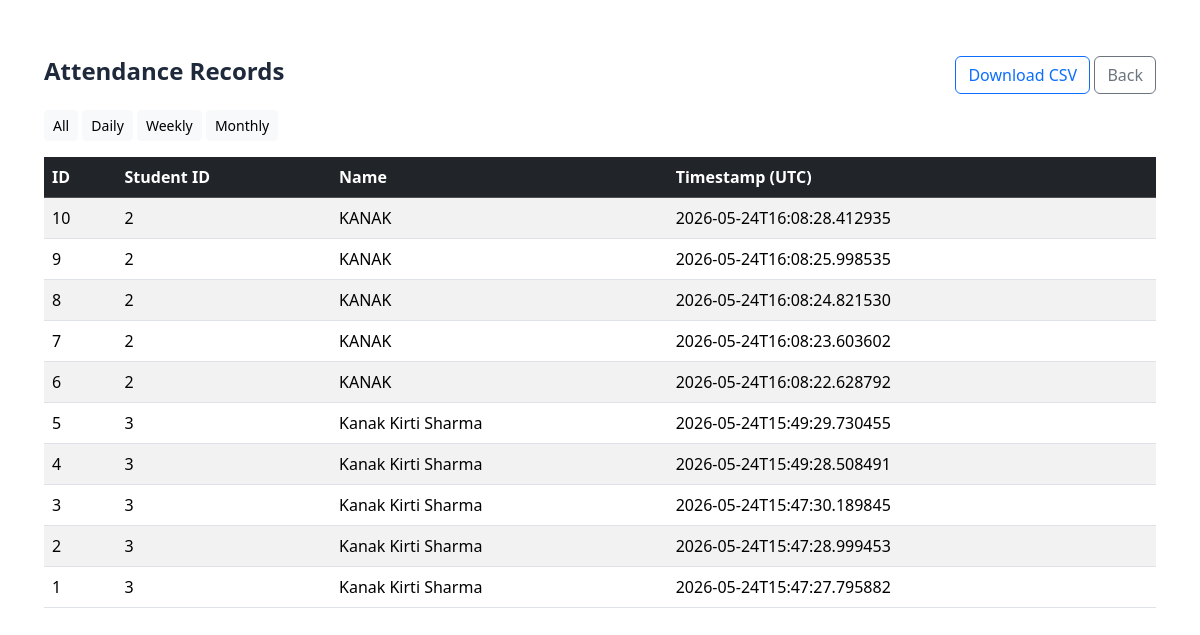
The page /attendance_record on the database its author committed.
### tables this page shows
CREATE TABLE attendance (
                    id INTEGER PRIMARY KEY AUTOINCREMENT,
                    student_id INTEGER,
                    name TEXT,
                    timestamp TEXT
                );

### app.py (the view)
@app.route("/attendance_record", methods=["GET"])
def attendance_record():
    period = request.args.get("period", "all")  # all, daily, weekly, monthly
    conn = sqlite3.connect(DB_PATH)
    c = conn.cursor()
    q = "SELECT id, student_id, name, timestamp FROM attendance"
    params = ()
    if period == "daily":
        today = datetime.date.today().isoformat()
        q += " WHERE date(timestamp) = ?"
        params = (today,)
    elif period == "weekly":
        start = (datetime.date.today() - datetime.timedelta(days=7)).isoformat()
        q += " WHERE date(timestamp) >= ?"
        params = (start,)
    elif period == "monthly":
        start = (datetime.date.today() - datetime.timedelta(days=30)).isoformat()
        q += " WHERE date(timestamp) >= ?"
        params = (start,)
    q += " ORDER BY timestamp DESC LIMIT 5000"
    c.execute(q, params)
    rows = c.fetchall()
    conn.close()
    return render_template("attendance_record.html", records=rows, period=period)

### Templates/attendance_record.html (shortened to what this page needs)
<!doctype html>
<html>
<head>
  <link href="https://cdn.jsdelivr.net/npm/bootstrap@5.3.1/dist/css/bootstrap.min.css" rel="stylesheet">
  <link rel="stylesheet" href="{{ url_for('static', filename='css/style.css') }}">
</head>
<body>
<div class="container my-4">
  <div class="d-flex justify-content-between align-items-center mb-3">
    <h4>Attendance Records</h4>
    <div>
      <a class="btn btn-outline-primary" href="/download_csv">Download CSV</a>
      <a class="btn btn-outline-secondary" href="/">Back</a>
    </div>
  </div>
  <div class="mb-3">
    <a href="/attendance_record?period=all" class="btn btn-sm btn-light">All</a>
    <a href="/attendance_record?period=daily" class="btn btn-sm btn-light">Daily</a>
    <a href="/attendance_record?period=weekly" class="btn btn-sm btn-light">Weekly</a>
    <a href="/attendance_record?period=monthly" class="btn btn-sm btn-light">Monthly</a>
  </div>
  <div class="table-responsive">
    <table class="table table-striped">
      <thead class="table-dark">
        <tr><th>ID</th><th>Student ID</th><th>Name</th><th>Timestamp (UTC)</th></tr>
      </thead>
      <tbody>
      {% for r in records %}
        <tr><td>{{ r[0] }}</td><td>{{ r[1] }}</td><td>{{ r[2] }}</td><td>{{ r[3] }}</td></tr>
      {% endfor %}
      </tbody>
    </table>
  </div>
</div>
</body>
</html>

### static/css/style.css (style rules this page uses)
html, body { height: 100%; margin: 0; }
body { font-family: 'Segoe UI', Tahoma, Geneva, Verdana, sans-serif; background: url('static/images/bg.png') no-repeat center center fixed; background-size: contain; margin: 0; color: #1e293b; display: flex; justify-content: flex-end; align-items: flex-start; padding: 2rem; }
body::before { content: ''; position: fixed; inset: 0; background: rgba(255,255,255,0.4); z-index: -1; }
h5, h4, h3 { font-weight: 600; }

### rows shown on the page
attendance: id "10", student "2", name "KANAK", timestamp "2026-05-24T16:08:28.412935"
attendance: id "9", student "2", name "KANAK", timestamp "2026-05-24T16:08:25.998535"
attendance: id "8", student "2", name "KANAK", timestamp "2026-05-24T16:08:24.821530"
attendance: id "7", student "2", name "KANAK", timestamp "2026-05-24T16:08:23.603602"
attendance: id "6", student "2", name "KANAK", timestamp "2026-05-24T16:08:22.628792"
attendance: id "5", student "3", name "Kanak Kirti Sharma", timestamp "2026-05-24T15:49:29.730455"
attendance: id "4", student "3", name "Kanak Kirti Sharma", timestamp "2026-05-24T15:49:28.508491"
attendance: id "3", student "3", name "Kanak Kirti Sharma", timestamp "2026-05-24T15:47:30.189845"
attendance: id "2", student "3", name "Kanak Kirti Sharma", timestamp "2026-05-24T15:47:28.999453"
attendance: id "1", student "3", name "Kanak Kirti Sharma", timestamp "2026-05-24T15:47:27.795882"
